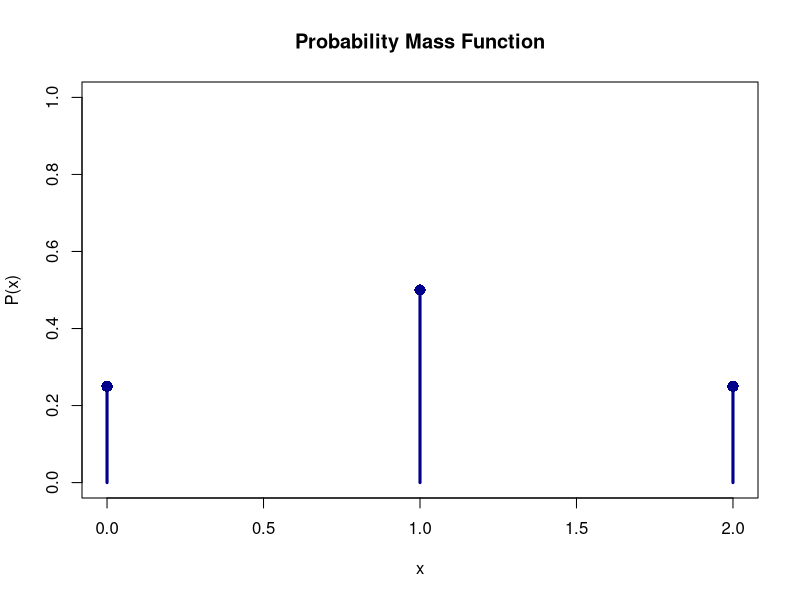

Write the R code that produced this figure.
## ---- chunk 1
# Define the data from the table
x <- c(0, 1, 2)
p_x <- c(1/4, 1/2, 1/4)

# Plot the vertical lines
plot(x, p_x, 
     type = "h",            
     lwd = 3,               
     col = "darkblue",      
     main = "Probability Mass Function", 
     xlab = "x", 
     ylab = "P(x)", 
     ylim = c(0, 1))        

# Add solid points at the top of the lines
points(x, p_x, pch = 16, col = "darkblue", cex = 1.5)
